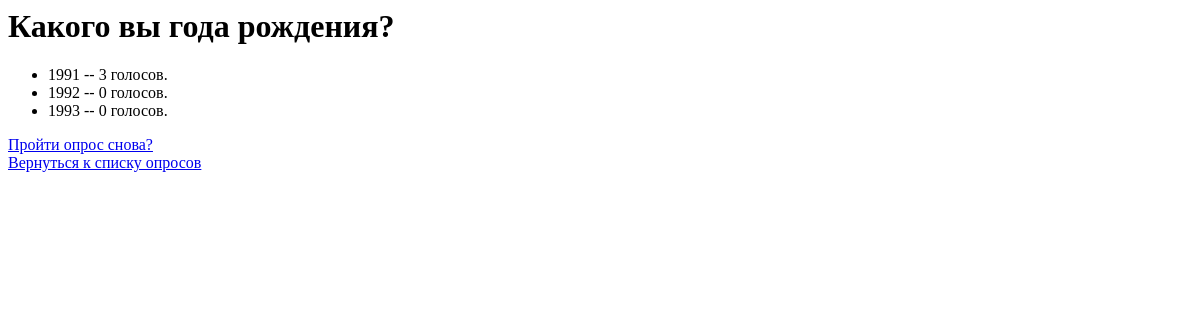
/1/results/, run on an earlier commit of the app's database.
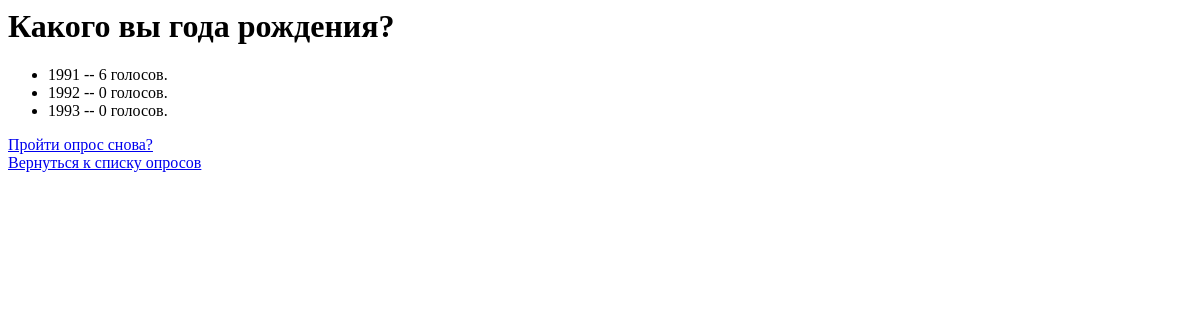
And on a later commit of the database.
### polls/models.py (models this page shows, shortened)
class Choice(models.Model):
    question = models.ForeignKey(Question, on_delete=models.CASCADE)
    choice_text = models.CharField(max_length=255)
    votes = models.IntegerField(default=0)

### polls/views.py (the view)
# urls.py: path('<int:pk>/results/', views.ResultsView.as_view(), name='results'),
class ResultsView(generic.DetailView):
    model = Question
    template_name = 'polls/results.html'

### polls/templates/polls/results.html (shortened to what this page needs)
{% load static %}
<h1>{{ question.question_text }}</h1>
<ul>
{% for choice in question.choice_set.all %}
    <li>{{ choice.choice_text }} -- {{ choice.votes }} голосов. </li>
{% endfor %}
</ul>
<a href="{% url 'polls:detail' question.id %}">Пройти опрос снова?</a>
<a href="{% url 'polls:index' %}">Вернуться к списку опросов</a>

What changed in the data, as far as the page shows it:
changed Choice (number 1 of 3 on the later page): votes "3" → "6"
